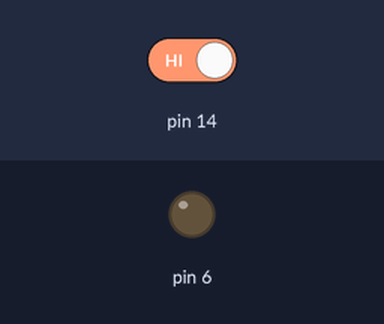
Bench run of a sketch on a simulated Arduino Uno, built with avr-gcc and run on an emulated ATmega328P. Shown: output pins drawn as LEDs (lit = HIGH). The inputs (shaded band) are chosen by the test bench; at power-on: pin 14 HIGH. What the sketch prints to the serial monitor is not drawn.

Above: at 1.2 s.
1.3 s: pin 14 driven LOW
At 1.6 s:
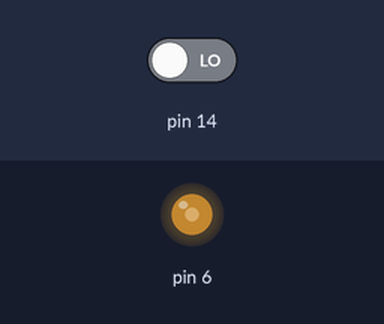
Timing chart, 0 to 4.3 s (numbered marks = the images above; inputs shaded):
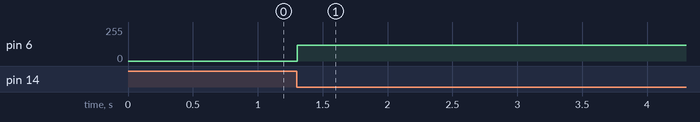

Measured:
- after the input at 1.3 s, pin 6: 0/255 → 120/255 at once

The sketch:

01_local_test.ino
```cpp
void setup() {
  // put your setup code here, to run once:
Serial.begin(9600);
pinMode(14, INPUT);
pinMode(6, OUTPUT);

}

void loop() {
  // put your main code here, to run repeatedly:

int sensor01 = digitalRead(14);
Serial.println(sensor01);

if (sensor01 == 0)
{
analogWrite(6, 120);
}
else{
analogWrite(6, 0);

}


}
```
